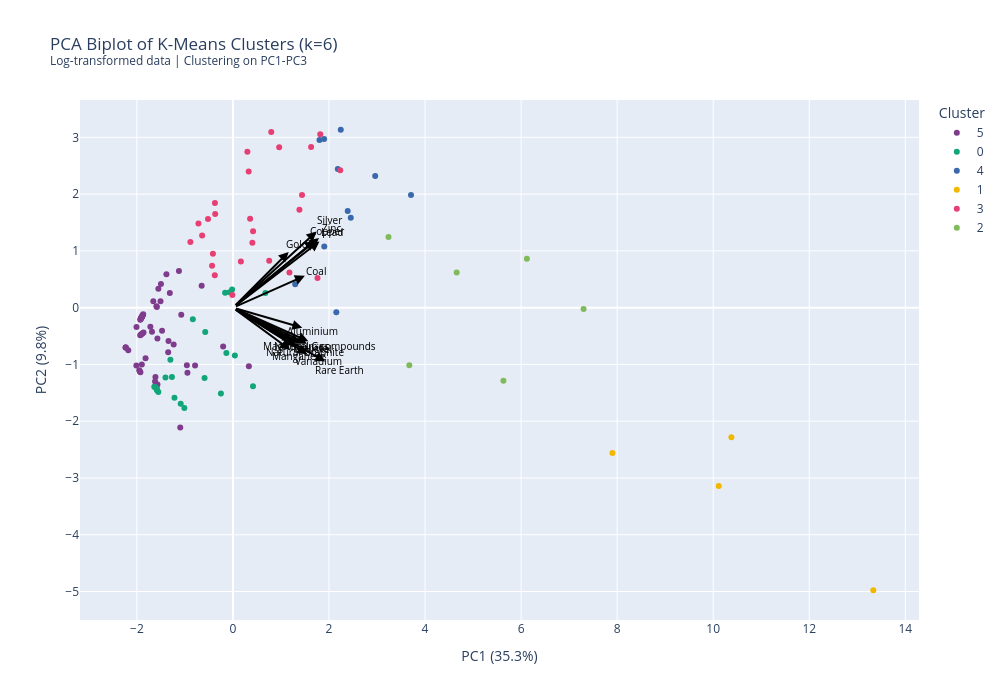

Source (notebook cell):
### Code cell
import pandas as pd
import numpy as np
import plotly.express as px
import plotly.graph_objects as go
from sklearn.decomposition import PCA
from sklearn.preprocessing import StandardScaler
from sklearn.cluster import KMeans
from sklearn.metrics import silhouette_score

# =============================================================================
# STEP 1: Prepare data (get latest year per country)
# =============================================================================

df_latest = df_pivot.sort_values('Year', ascending=True).groupby(['Country', 'Country Code']).first().reset_index() # Ascending = False for 2021
feature_cols = [c for c in df_latest.columns if c not in ['Country', 'Country Code', 'Year']]

# =============================================================================
# STEP 2: Log transform to reduce outlier influence
# =============================================================================

X = df_latest[feature_cols].fillna(0)
# Log transform: log(1 + x) to handle zeros
X_log = np.log1p(X)

# =============================================================================
# STEP 3: Scale the log-transformed data
# =============================================================================
scaler = StandardScaler()
X_scaled = scaler.fit_transform(X_log)

# =============================================================================
# STEP 4: PCA - Dimensionality Reduction
# =============================================================================

pca = PCA(n_components=3)
pca_components = pca.fit_transform(X_scaled)

print(f"\nPCA Explained Variance:")
for i, var in enumerate(pca.explained_variance_ratio_):
    cumulative = pca.explained_variance_ratio_[:i+1].sum()
    print(f"  PC{i+1}: {var*100:.1f}% (cumulative: {cumulative*100:.1f}%)")

n_components_for_clustering = 3
X_pca = pca_components[:, :n_components_for_clustering]

print(f"\nUsing {n_components_for_clustering} PCs for clustering")
print(f"  Explains {pca.explained_variance_ratio_[:n_components_for_clustering].sum()*100:.1f}% of variance")

# =============================================================================
# STEP 5: K-Means Clustering on PCA Components
# =============================================================================

n_clusters = 6
kmeans = KMeans(n_clusters=n_clusters, n_init=10)
clusters = kmeans.fit_predict(X_pca)

# =============================================================================
# STEP 6: Create results dataframe
# =============================================================================

pca_df = pd.DataFrame({
    'Country': df_latest['Country'],
    'Country Code': df_latest['Country Code'],
    'Year': df_latest['Year'],
    'PC1': pca_components[:, 0],
    'PC2': pca_components[:, 1],
    'PC3': pca_components[:, 2],
    'Cluster': clusters.astype(str)
})

# =============================================================================
# STEP 7: Calculate PCA loadings for biplot arrows
# =============================================================================

loadings = pca.components_.T * np.sqrt(pca.explained_variance_)
loadings_df = pd.DataFrame(
    loadings[:, :2],
    columns=['PC1', 'PC2'],
    index=feature_cols
)

# Scale loadings for visualization
scale_factor = 2.5
loadings_df_scaled = loadings_df * scale_factor

# Top influential features
top_n = 15
loading_importance = loadings_df.abs().sum(axis=1)
top_features = loading_importance.nlargest(top_n).index

print(f"\nTop {top_n} most influential resources:")
for feat in top_features:
    print(f"  {feat}: {loading_importance[feat]:.3f}")

# =============================================================================
# STEP 8: Create the biplot
# =============================================================================

fig = px.scatter(
    pca_df,
    x='PC1',
    y='PC2',
    color='Cluster',
    hover_data=['Country', 'Country Code', 'Year'],
    title=f'PCA Biplot of K-Means Clusters (k={n_clusters})<br><sup>Log-transformed data | Clustering on PC1-PC{n_components_for_clustering}</sup>',
    color_discrete_sequence=px.colors.qualitative.Bold
)

# Add loading arrows
for feature in top_features:
    fig.add_annotation(
        x=loadings_df_scaled.loc[feature, 'PC1'],
        y=loadings_df_scaled.loc[feature, 'PC2'],
        ax=0, ay=0,
        xref='x', yref='y',
        axref='x', ayref='y',
        showarrow=True,
        arrowhead=2,
        arrowsize=1,
        arrowwidth=2,
        arrowcolor='black'
    )
    
    fig.add_annotation(
        x=loadings_df_scaled.loc[feature, 'PC1'] * 1.15,
        y=loadings_df_scaled.loc[feature, 'PC2'] * 1.15,
        text=feature,
        showarrow=False,
        font=dict(size=10, color='black'),
        xref='x', yref='y'
    )

fig.update_layout(
    width=1000,
    height=700,
    xaxis_title=f"PC1 ({pca.explained_variance_ratio_[0]*100:.1f}%)",
    yaxis_title=f"PC2 ({pca.explained_variance_ratio_[1]*100:.1f}%)",
)

fig.show()

### Figure 1 — Plotly figure (JSON) as saved in the notebook; plotly's stock layout.template omitted (floating-point values rounded to 4 significant figures; data arrays with more than 128 entries replaced by an {"elided": "..."} marker saying what was removed)
{"data": [{"customdata": {"elided": "55x3 mixed values"}, "hovertemplate": "Cluster=5<br>PC1=%{x}<br>PC2=%{y}<br>Country=%{customdata[0]}<br>Country Code=%{customdata[1]}<br>Year=%{customdata[2]}<extra></extra>", "legendgroup": "5", "marker": {"color": "rgb(127, 60, 141)", "symbol": "circle"}, "mode": "markers", "name": "5", "orientation": "v", "showlegend": true, "type": "scatter", "x": [-1.076, -1.927, -1.125, -0.9592, -1.897, -1.349, -1.314, -1.904, -1.476, -2.233, -1.95, -1.925, -1.897, -1.881, -2.233, -1.719, -1.385, -1.573, -2.011, -1.862, -1.906, -1.097, 0.3314, -1.888, -1.234, -0.789, -2.179, -1.614, -1.658, -1.508, -1.899, -1.914, -1.571, -1.919, -1.869, -1.906, -0.9476, -1.931, -1.499, -1.584, -1.553, -2.009, -1.928, -2.233, -0.2049, -1.342, -1.621, -1.686, -1.82, -0.6514, -1.594, -1.876, -1.887, -1.91, -1.938], "xaxis": "x", "y": [-0.1228, -1.138, 0.6471, -1.016, -0.9997, -0.786, 0.2604, -0.1711, -0.4057, -0.6998, -1.104, -0.2052, -0.1599, -0.4497, -0.6998, -0.3345, 0.5878, -0.5431, -1.017, -0.4359, -0.1756, -2.112, -1.031, -0.1467, -0.6499, -1.017, -0.7478, -1.221, 0.1138, 0.112, -0.4621, -0.1879, -1.352, -0.4764, -0.1159, -0.1752, -1.145, -0.4846, 0.4192, 0.01002, 0.3357, -0.3396, -0.2105, -0.6998, -0.6849, -0.5855, -1.302, -0.4234, -0.8916, 0.3878, 0.02396, -0.1268, -0.1452, -0.1814, -1.122], "yaxis": "y"}, {"customdata": [["Algeria", "DZA", 1995], ["Azerbaijan", "AZE", 1995], ["Bahrain", "BHR", 1995], ["Brunei Darussalam", "BRN", 1995], ["Denmark", "DNK", 1995], ["Egypt, Arab Rep.", "EGY", 1995], ["Germany", "DEU", 1995], ["Iraq", "IRQ", 1995], ["Kuwait", "KWT", 1995], ["Libya", "LBY", 1995], ["Malaysia", "MYS", 1995], ["Netherlands", "NLD", 1995], ["Nigeria", "NGA", 1995], ["Oman", "OMN", 1995], ["Pakistan", "PAK", 1995], ["Qatar", "QAT", 1995], ["Saudi Arabia", "SAU", 1995], ["Thailand", "THA", 1995], ["Trinidad and Tobago", "TTO", 1995], ["Ukraine", "UKR", 1995], ["United Arab Emirates", "ARE", 1995], ["United Kingdom", "GBR", 1995], ["Venezuela, RB", "VEN", 1995], ["Viet Nam", "VNM", 1995]], "hovertemplate": "Cluster=0<br>PC1=%{x}<br>PC2=%{y}<br>Country=%{customdata[0]}<br>Country Code=%{customdata[1]}<br>Year=%{customdata[2]}<extra></extra>", "legendgroup": "0", "marker": {"color": "rgb(17, 165, 121)", "symbol": "circle"}, "mode": "markers", "name": "0", "orientation": "v", "showlegend": true, "type": "scatter", "x": [-0.06838, -1.218, -1.405, -1.586, -1.625, -1.088, -0.1372, -1.638, -1.554, -1.582, 0.6751, -0.5909, -1.271, -1.302, -0.577, -1.579, -0.1634, -0.01774, -1.614, -0.2506, -1.012, 0.04028, 0.4175, -0.835], "xaxis": "x", "y": [0.2725, -1.588, -1.231, -1.429, -1.395, -1.692, -0.7978, -1.394, -1.483, -1.454, 0.2595, -1.237, -1.222, -0.9155, -0.427, -1.445, 0.2627, 0.3192, -1.402, -1.512, -1.766, -0.8428, -1.383, -0.2043], "yaxis": "y"}, {"customdata": [["Argentina", "ARG", 1995], ["Iran, Islamic Rep.", "IRN", 1995], ["Italy", "ITA", 1995], ["Japan", "JPN", 1995], ["Kazakhstan", "KAZ", 1995], ["Mexico", "MEX", 1995], ["Norway", "NOR", 1995], ["Peru", "PER", 1995], ["Poland", "POL", 1995], ["Romania", "ROU", 1995], ["Uzbekistan", "UZB", 1995]], "hovertemplate": "Cluster=4<br>PC1=%{x}<br>PC2=%{y}<br>Country=%{customdata[0]}<br>Country Code=%{customdata[1]}<br>Year=%{customdata[2]}<extra></extra>", "legendgroup": "4", "marker": {"color": "rgb(57, 105, 172)", "symbol": "circle"}, "mode": "markers", "name": "4", "orientation": "v", "showlegend": true, "type": "scatter", "x": [1.902, 2.453, 1.296, 1.898, 2.962, 3.707, 2.153, 2.245, 1.802, 2.39, 2.183], "xaxis": "x", "y": [1.076, 1.583, 0.4125, 2.973, 2.32, 1.983, -0.07917, 3.135, 2.955, 1.706, 2.442], "yaxis": "y"}, {"customdata": [["Australia", "AUS", 1995], ["Brazil", "BRA", 1995], ["China", "CHN", 1995], ["Russian Federation", "RUS", 1995]], "hovertemplate": "Cluster=1<br>PC1=%{x}<br>PC2=%{y}<br>Country=%{customdata[0]}<br>Country Code=%{customdata[1]}<br>Year=%{customdata[2]}<extra></extra>", "legendgroup": "1", "marker": {"color": "rgb(242, 183, 1)", "symbol": "circle"}, "mode": "markers", "name": "1", "orientation": "v", "showlegend": true, "type": "scatter", "x": [10.38, 7.902, 13.33, 10.12], "xaxis": "x", "y": [-2.282, -2.558, -4.978, -3.141], "yaxis": "y"}, {"customdata": [["Bolivia", "BOL", 1995], ["Bulgaria", "BGR", 1995], ["Chile", "CHL", 1995], ["Colombia", "COL", 1995], ["Congo, Dem. Rep.", "COD", 1995], ["Finland", "FIN", 1995], ["France", "FRA", 1995], ["Georgia", "GEO", 1995], ["Greece", "GRC", 1995], ["Honduras", "HND", 1995], ["Ireland", "IRL", 1995], ["Korea, Rep.", "KOR", 1995], ["Mongolia", "MNG", 1995], ["Morocco", "MAR", 1995], ["Myanmar", "MMR", 1995], ["Namibia", "NAM", 1995], ["New Zealand", "NZL", 1995], ["North Macedonia", "MKD", 1995], ["Papua New Guinea", "PNG", 1995], ["Philippines", "PHL", 1995], ["Portugal", "PRT", 1995], ["Spain", "ESP", 1995], ["Sweden", "SWE", 1995], ["Tunisia", "TUN", 1995], ["Zambia", "ZMB", 1995], ["Zimbabwe", "ZWE", 1995]], "hovertemplate": "Cluster=3<br>PC1=%{x}<br>PC2=%{y}<br>Country=%{customdata[0]}<br>Country Code=%{customdata[1]}<br>Year=%{customdata[2]}<extra></extra>", "legendgroup": "3", "marker": {"color": "rgb(231, 63, 116)", "symbol": "circle"}, "mode": "markers", "name": "3", "orientation": "v", "showlegend": true, "type": "scatter", "x": [1.438, 0.7981, 1.818, 0.1651, 1.176, -0.8862, -0.01169, -0.6419, 1.76, -0.3753, -0.5187, 0.3572, -0.3697, 1.627, 1.384, 0.3003, -0.4343, 0.3273, -0.7181, 0.7546, -0.378, 2.233, 0.9621, -0.4172, 0.4045, 0.4187], "xaxis": "x", "y": [1.984, 3.094, 3.054, 0.8131, 0.6189, 1.156, 0.2226, 1.27, 0.5217, 1.844, 1.561, 1.565, 1.653, 2.832, 1.724, 2.746, 0.7367, 2.397, 1.485, 0.8254, 0.5726, 2.422, 2.825, 0.9495, 1.145, 1.347], "yaxis": "y"}, {"customdata": [["Canada", "CAN", 1995], ["India", "IND", 1995], ["Indonesia", "IDN", 1995], ["South Africa", "ZAF", 1995], ["Turkiye", "TUR", 1995], ["United States", "USA", 1995]], "hovertemplate": "Cluster=2<br>PC1=%{x}<br>PC2=%{y}<br>Country=%{customdata[0]}<br>Country Code=%{customdata[1]}<br>Year=%{customdata[2]}<extra></extra>", "legendgroup": "2", "marker": {"color": "rgb(128, 186, 90)", "symbol": "circle"}, "mode": "markers", "name": "2", "orientation": "v", "showlegend": true, "type": "scatter", "x": [6.12, 5.631, 3.672, 4.658, 3.239, 7.301], "xaxis": "x", "y": [0.8618, -1.287, -1.015, 0.6181, 1.243, -0.02258], "yaxis": "y"}], "layout": {"annotations": [{"arrowcolor": "black", "arrowhead": 2, "arrowsize": 1, "arrowwidth": 2, "ax": 0, "axref": "x", "ay": 0, "ayref": "y", "showarrow": true, "x": 1.742, "xref": "x", "y": 1.342, "yref": "y"}, {"font": {"color": "black", "size": 10}, "showarrow": false, "text": "Silver", "x": 2.004, "xref": "x", "y": 1.543, "yref": "y"}, {"arrowcolor": "black", "arrowhead": 2, "arrowsize": 1, "arrowwidth": 2, "ax": 0, "axref": "x", "ay": 0, "ayref": "y", "showarrow": true, "x": 1.792, "xref": "x", "y": 1.228, "yref": "y"}, {"font": {"color": "black", "size": 10}, "showarrow": false, "text": "Zinc", "x": 2.06, "xref": "x", "y": 1.412, "yref": "y"}, {"arrowcolor": "black", "arrowhead": 2, "arrowsize": 1, "arrowwidth": 2, "ax": 0, "axref": "x", "ay": 0, "ayref": "y", "showarrow": true, "x": 1.801, "xref": "x", "y": 1.167, "yref": "y"}, {"font": {"color": "black", "size": 10}, "showarrow": false, "text": "Lead", "x": 2.071, "xref": "x", "y": 1.342, "yref": "y"}, {"arrowcolor": "black", "arrowhead": 2, "arrowsize": 1, "arrowwidth": 2, "ax": 0, "axref": "x", "ay": 0, "ayref": "y", "showarrow": true, "x": 1.705, "xref": "x", "y": 1.182, "yref": "y"}, {"font": {"color": "black", "size": 10}, "showarrow": false, "text": "Copper", "x": 1.961, "xref": "x", "y": 1.359, "yref": "y"}, {"arrowcolor": "black", "arrowhead": 2, "arrowsize": 1, "arrowwidth": 2, "ax": 0, "axref": "x", "ay": 0, "ayref": "y", "showarrow": true, "x": 1.921, "xref": "x", "y": -0.9495, "yref": "y"}, {"font": {"color": "black", "size": 10}, "showarrow": false, "text": "Rare Earth", "x": 2.209, "xref": "x", "y": -1.092, "yref": "y"}, {"arrowcolor": "black", "arrowhead": 2, "arrowsize": 1, "arrowwidth": 2, "ax": 0, "axref": "x", "ay": 0, "ayref": "y", "showarrow": true, "x": 1.55, "xref": "x", "y": -0.8198, "yref": "y"}, {"font": {"color": "black", "size": 10}, "showarrow": false, "text": "Vanadium", "x": 1.783, "xref": "x", "y": -0.9427, "yref": "y"}, {"arrowcolor": "black", "arrowhead": 2, "arrowsize": 1, "arrowwidth": 2, "ax": 0, "axref": "x", "ay": 0, "ayref": "y", "showarrow": true, "x": 1.543, "xref": "x", "y": -0.6341, "yref": "y"}, {"font": {"color": "black", "size": 10}, "showarrow": false, "text": "Nickel", "x": 1.774, "xref": "x", "y": -0.7292, "yref": "y"}, {"arrowcolor": "black", "arrowhead": 2, "arrowsize": 1, "arrowwidth": 2, "ax": 0, "axref": "x", "ay": 0, "ayref": "y", "showarrow": true, "x": 1.57, "xref": "x", "y": -0.5924, "yref": "y"}, {"font": {"color": "black", "size": 10}, "showarrow": false, "text": "Magnesium compounds", "x": 1.805, "xref": "x", "y": -0.6813, "yref": "y"}, {"arrowcolor": "black", "arrowhead": 2, "arrowsize": 1, "arrowwidth": 2, "ax": 0, "axref": "x", "ay": 0, "ayref": "y", "showarrow": true, "x": 1.16, "xref": "x", "y": 0.9825, "yref": "y"}, {"font": {"color": "black", "size": 10}, "showarrow": false, "text": "Gold", "x": 1.334, "xref": "x", "y": 1.13, "yref": "y"}, {"arrowcolor": "black", "arrowhead": 2, "arrowsize": 1, "arrowwidth": 2, "ax": 0, "axref": "x", "ay": 0, "ayref": "y", "showarrow": true, "x": 1.498, "xref": "x", "y": 0.5623, "yref": "y"}, {"font": {"color": "black", "size": 10}, "showarrow": false, "text": "Coal", "x": 1.722, "xref": "x", "y": 0.6466, "yref": "y"}, {"arrowcolor": "black", "arrowhead": 2, "arrowsize": 1, "arrowwidth": 2, "ax": 0, "axref": "x", "ay": 0, "ayref": "y", "showarrow": true, "x": 1.397, "xref": "x", "y": -0.6202, "yref": "y"}, {"font": {"color": "black", "size": 10}, "showarrow": false, "text": "Bauxite", "x": 1.606, "xref": "x", "y": -0.7132, "yref": "y"}, {"arrowcolor": "black", "arrowhead": 2, "arrowsize": 1, "arrowwidth": 2, "ax": 0, "axref": "x", "ay": 0, "ayref": "y", "showarrow": true, "x": 1.299, "xref": "x", "y": -0.6756, "yref": "y"}, {"font": {"color": "black", "size": 10}, "showarrow": false, "text": "Natural Graphite", "x": 1.494, "xref": "x", "y": -0.7769, "yref": "y"}, {"arrowcolor": "black", "arrowhead": 2, "arrowsize": 1, "arrowwidth": 2, "ax": 0, "axref": "x", "ay": 0, "ayref": "y", "showarrow": true, "x": 1.192, "xref": "x", "y": -0.7408, "yref": "y"}, {"font": {"color": "black", "size": 10}, "showarrow": false, "text": "Manganese", "x": 1.371, "xref": "x", "y": -0.8519, "yref": "y"}, {"arrowcolor": "black", "arrowhead": 2, "arrowsize": 1, "arrowwidth": 2, "ax": 0, "axref": "x", "ay": 0, "ayref": "y", "showarrow": true, "x": 1.243, "xref": "x", "y": -0.5859, "yref": "y"}, {"font": {"color": "black", "size": 10}, "showarrow": false, "text": "Natural Gas", "x": 1.43, "xref": "x", "y": -0.6738, "yref": "y"}, {"arrowcolor": "black", "arrowhead": 2, "arrowsize": 1, "arrowwidth": 2, "ax": 0, "axref": "x", "ay": 0, "ayref": "y", "showarrow": true, "x": 1.444, "xref": "x", "y": -0.3536, "yref": "y"}, {"font": {"color": "black", "size": 10}, "showarrow": false, "text": "Aluminium", "x": 1.661, "xref": "x", "y": -0.4066, "yref": "y"}], "height": 700, "legend": {"title": {"text": "Cluster"}, "tracegroupgap": 0}, "title": {"text": "PCA Biplot of K-Means Clusters (k=6)<br><sup>Log-transformed data | Clustering on PC1-PC3</sup>"}, "width": 1000, "xaxis": {"anchor": "y", "domain": [0, 1], "title": {"text": "PC1 (35.3%)"}}, "yaxis": {"anchor": "x", "domain": [0, 1], "title": {"text": "PC2 (9.8%)"}}}}
